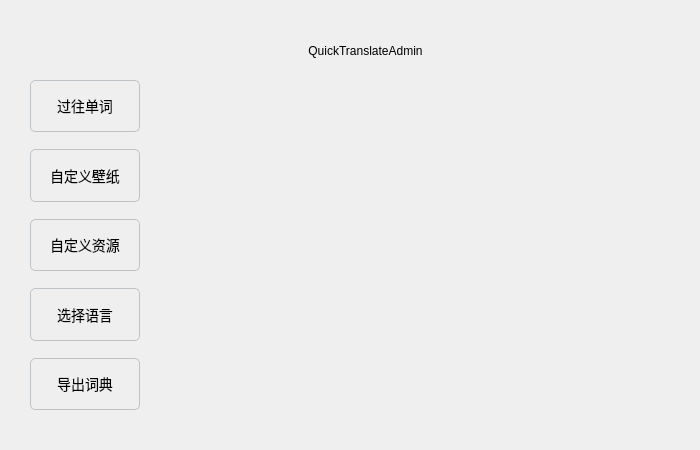
<?xml version="1.0" encoding="UTF-8"?>
<ui version="4.0">
 <class>MainInterface</class>
 <widget class="QMainWindow" name="MainInterface">
  <property name="geometry">
   <rect>
    <x>0</x>
    <y>0</y>
    <width>700</width>
    <height>450</height>
   </rect>
  </property>
  <property name="windowTitle">
   <string>MainInterface</string>
  </property>
  <widget class="QWidget" name="centralwidget">
   <widget class="QWidget" name="widget_2" native="true">
    <property name="geometry">
     <rect>
      <x>30</x>
      <y>80</y>
      <width>110</width>
      <height>330</height>
     </rect>
    </property>
    <layout class="QVBoxLayout" name="verticalLayout_2">
     <property name="spacing">
      <number>17</number>
     </property>
     <item>
      <widget class="QPushButton" name="button1">
       <property name="sizePolicy">
        <sizepolicy hsizetype="Preferred" vsizetype="Preferred">
         <horstretch>0</horstretch>
         <verstretch>0</verstretch>
        </sizepolicy>
       </property>
       <property name="styleSheet">
        <string notr="true">QPushButton {
  background-color: qlineargradient(x1:0, y1:0, x2:0, y2:1,
                                    stop:0 #f6f7fa, stop:1 #dadbde);
  border: 1px solid #bdc3c7;
  border-radius: 5px;
  padding: 5px;
  font-size: 14px;
  text-align: center;
}

QPushButton:hover {
  background-color: qlineargradient(x1:0, y1:0, x2:0, y2:1,
                                    stop:0 #e0e0e0, stop:1 #cecece);
}

QPushButton:pressed {
  background-color: qlineargradient(x1:0, y1:0, x2:0, y2:1,
                                    stop:0 #dadbde, stop:1 #f6f7fa);
  padding-left: 5px;
  padding-top: 5px;
}

QPushButton:disabled {
  background-color: #f6f7fa;
  border: 1px solid #bdc3c7;
  color: #bdc3c7;
}
</string>
       </property>
       <property name="text">
        <string>过往单词</string>
       </property>
      </widget>
     </item>
     <item>
      <widget class="QPushButton" name="button2">
       <property name="sizePolicy">
        <sizepolicy hsizetype="Preferred" vsizetype="Preferred">
         <horstretch>0</horstretch>
         <verstretch>0</verstretch>
        </sizepolicy>
       </property>
       <property name="styleSheet">
        <string notr="true">QPushButton {
  background-color: qlineargradient(x1:0, y1:0, x2:0, y2:1,
                                    stop:0 #f6f7fa, stop:1 #dadbde);
  border: 1px solid #bdc3c7;
  border-radius: 5px;
  padding: 5px;
  font-size: 14px;
  text-align: center;
}

QPushButton:hover {
  background-color: qlineargradient(x1:0, y1:0, x2:0, y2:1,
                                    stop:0 #e0e0e0, stop:1 #cecece);
}

QPushButton:pressed {
  background-color: qlineargradient(x1:0, y1:0, x2:0, y2:1,
                                    stop:0 #dadbde, stop:1 #f6f7fa);
  padding-left: 5px;
  padding-top: 5px;
}

QPushButton:disabled {
  background-color: #f6f7fa;
  border: 1px solid #bdc3c7;
  color: #bdc3c7;
}
</string>
       </property>
       <property name="text">
        <string>自定义壁纸</string>
       </property>
      </widget>
     </item>
     <item>
      <widget class="QPushButton" name="button3">
       <property name="sizePolicy">
        <sizepolicy hsizetype="Preferred" vsizetype="Preferred">
         <horstretch>0</horstretch>
         <verstretch>0</verstretch>
        </sizepolicy>
       </property>
       <property name="styleSheet">
        <string notr="true">QPushButton {
  background-color: qlineargradient(x1:0, y1:0, x2:0, y2:1,
                                    stop:0 #f6f7fa, stop:1 #dadbde);
  border: 1px solid #bdc3c7;
  border-radius: 5px;
  padding: 5px;
  font-size: 14px;
  text-align: center;
}

QPushButton:hover {
  background-color: qlineargradient(x1:0, y1:0, x2:0, y2:1,
                                    stop:0 #e0e0e0, stop:1 #cecece);
}

QPushButton:pressed {
  background-color: qlineargradient(x1:0, y1:0, x2:0, y2:1,
                                    stop:0 #dadbde, stop:1 #f6f7fa);
  padding-left: 5px;
  padding-top: 5px;
}

QPushButton:disabled {
  background-color: #f6f7fa;
  border: 1px solid #bdc3c7;
  color: #bdc3c7;
}
</string>
       </property>
       <property name="text">
        <string>自定义资源</string>
       </property>
      </widget>
     </item>
     <item>
      <widget class="QPushButton" name="button5">
       <property name="sizePolicy">
        <sizepolicy hsizetype="Preferred" vsizetype="Preferred">
         <horstretch>0</horstretch>
         <verstretch>0</verstretch>
        </sizepolicy>
       </property>
       <property name="styleSheet">
        <string notr="true">QPushButton {
  background-color: qlineargradient(x1:0, y1:0, x2:0, y2:1,
                                    stop:0 #f6f7fa, stop:1 #dadbde);
  border: 1px solid #bdc3c7;
  border-radius: 5px;
  padding: 5px;
  font-size: 14px;
  text-align: center;
}

QPushButton:hover {
  background-color: qlineargradient(x1:0, y1:0, x2:0, y2:1,
                                    stop:0 #e0e0e0, stop:1 #cecece);
}

QPushButton:pressed {
  background-color: qlineargradient(x1:0, y1:0, x2:0, y2:1,
                                    stop:0 #dadbde, stop:1 #f6f7fa);
  padding-left: 5px;
  padding-top: 5px;
}

QPushButton:disabled {
  background-color: #f6f7fa;
  border: 1px solid #bdc3c7;
  color: #bdc3c7;
}
</string>
       </property>
       <property name="text">
        <string>选择语言</string>
       </property>
      </widget>
     </item>
     <item>
      <widget class="QPushButton" name="button4">
       <property name="sizePolicy">
        <sizepolicy hsizetype="Preferred" vsizetype="Preferred">
         <horstretch>0</horstretch>
         <verstretch>0</verstretch>
        </sizepolicy>
       </property>
       <property name="styleSheet">
        <string notr="true">QPushButton {
  background-color: qlineargradient(x1:0, y1:0, x2:0, y2:1,
                                    stop:0 #f6f7fa, stop:1 #dadbde);
  border: 1px solid #bdc3c7;
  border-radius: 5px;
  padding: 5px;
  font-size: 14px;
  text-align: center;
}

QPushButton:hover {
  background-color: qlineargradient(x1:0, y1:0, x2:0, y2:1,
                                    stop:0 #e0e0e0, stop:1 #cecece);
}

QPushButton:pressed {
  background-color: qlineargradient(x1:0, y1:0, x2:0, y2:1,
                                    stop:0 #dadbde, stop:1 #f6f7fa);
  padding-left: 5px;
  padding-top: 5px;
}

QPushButton:disabled {
  background-color: #f6f7fa;
  border: 1px solid #bdc3c7;
  color: #bdc3c7;
}
</string>
       </property>
       <property name="text">
        <string>导出词典</string>
       </property>
      </widget>
     </item>
    </layout>
   </widget>
   <widget class="QStackedWidget" name="stackedWidget">
    <property name="geometry">
     <rect>
      <x>180</x>
      <y>80</y>
      <width>470</width>
      <height>330</height>
     </rect>
    </property>
    <property name="styleSheet">
     <string notr="true"/>
    </property>
    <property name="currentIndex">
     <number>1</number>
    </property>
    <widget class="QWidget" name="page_3"/>
    <widget class="QWidget" name="page_4"/>
   </widget>
   <widget class="QWidget" name="widget" native="true">
    <property name="enabled">
     <bool>true</bool>
    </property>
    <property name="geometry">
     <rect>
      <x>600</x>
      <y>0</y>
      <width>100</width>
      <height>50</height>
     </rect>
    </property>
    <property name="sizePolicy">
     <sizepolicy hsizetype="Preferred" vsizetype="Preferred">
      <horstretch>0</horstretch>
      <verstretch>0</verstretch>
     </sizepolicy>
    </property>
    <layout class="QHBoxLayout" name="horizontalLayout_3">
     <property name="spacing">
      <number>4</number>
     </property>
     <property name="leftMargin">
      <number>4</number>
     </property>
     <property name="topMargin">
      <number>4</number>
     </property>
     <property name="rightMargin">
      <number>4</number>
     </property>
     <property name="bottomMargin">
      <number>4</number>
     </property>
     <item>
      <widget class="QPushButton" name="ignore">
       <property name="styleSheet">
        <string notr="true">QPushButton {
    /* 默认状态下的样式 */
	border:0px;
    image: url(:/res/ignore1.png);
}

QPushButton:hover {
    /* 鼠标悬停时的样式 */
	border:0px;
    image: url(:/res/ignore2.png);
}

QPushButton:pressed {
    /* 按钮被按下时的样式 */
	border:0px;
	image: url(:/res/ignore2.png);
}</string>
       </property>
       <property name="text">
        <string/>
       </property>
      </widget>
     </item>
     <item>
      <widget class="QPushButton" name="exit">
       <property name="styleSheet">
        <string notr="true">QPushButton {
    /* 默认状态下的样式 */
	border:0px;
    image: url(:/res/error1.png);
}

QPushButton:hover {
    /* 鼠标悬停时的样式 */
	border:0px;
    image: url(:/res/error2.png);
}

QPushButton:pressed {
    /* 按钮被按下时的样式 */
	border:0px;
	image: url(:/res/error2.png);
}</string>
       </property>
       <property name="text">
        <string/>
       </property>
      </widget>
     </item>
    </layout>
   </widget>
   <widget class="QLabel" name="title">
    <property name="geometry">
     <rect>
      <x>220</x>
      <y>30</y>
      <width>291</width>
      <height>41</height>
     </rect>
    </property>
    <property name="styleSheet">
     <string notr="true">font: 300 22pt &quot;Bahnschrift Light&quot;;</string>
    </property>
    <property name="text">
     <string>QuickTranslateAdmin</string>
    </property>
    <property name="alignment">
     <set>Qt::AlignCenter</set>
    </property>
   </widget>
  </widget>
 </widget>
 <resources/>
 <connections/>
</ui>
